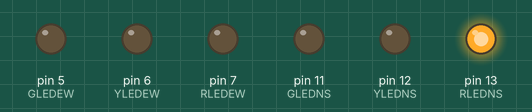
Simulated run of this sketch. Board: Arduino Uno, built with avr-gcc and run on an emulated ATmega328P. Shown: output pins drawn as LEDs (lit = HIGH).

Above: at 0.15 s.
At 2.0 s:
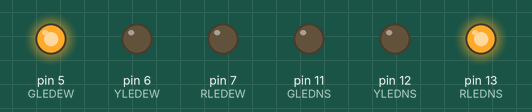
At 4.5 s:
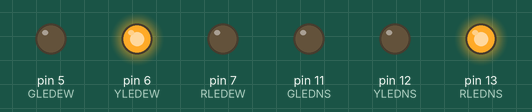
At 5.45 s:
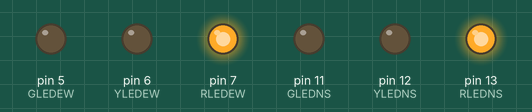
At 8.9 s:
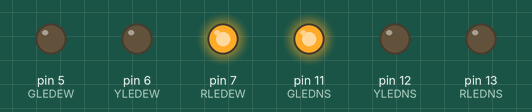
At 11.4 s:
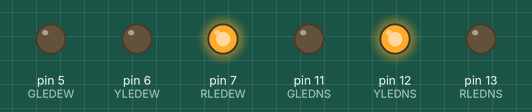
Timing chart, 0 to 15.9 s (numbered marks = the images above):
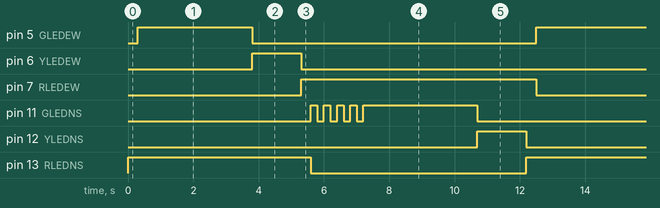

The sketch:

Traffic_light.ino
```cpp
//*************************************************************
//    This program is use to show the steps of Traffic Light.
//            By Siyan Zhang @ George Brown College
//                        ID 100757256
//                      Data 2012-09-21
//*************************************************************

#define RLEDNS 13  //Define the North-Sourth Red Light
#define YLEDNS 12
#define GLEDNS 11

#define RLEDEW 7
#define YLEDEW 6
#define GLEDEW 5

int RT = 5000;  //Define time of Red Light
int GT = 3500;
int YT = 1500;

void setup()
{
  pinMode(RLEDNS,OUTPUT);  //Config pins mode
  pinMode(YLEDNS,OUTPUT);
  pinMode(GLEDNS,OUTPUT);

  pinMode(RLEDEW,OUTPUT);
  pinMode(YLEDEW,OUTPUT);
  pinMode(GLEDEW,OUTPUT);
}

void loop()
{
  digitalWrite(RLEDNS,HIGH);
  delay(300);  //This delay means the length of two Red Light lit at same time.
  digitalWrite(RLEDEW,LOW);  //To make a perfect cycle, I need to tern off East-West Red Lightwhich was turn on in previous cycle.
  digitalWrite(GLEDEW,HIGH);
  delay(GT);
  digitalWrite(GLEDEW,LOW);
  digitalWrite(YLEDEW,HIGH);
  delay(YT);
  digitalWrite(YLEDEW,LOW);
  digitalWrite(RLEDEW,HIGH);
  delay(300);  //This delay also means the length of two Red Light lit at same time.

  digitalWrite(RLEDNS,LOW);
  for (int i=1; i<=4; i++ )  //This loop is use to make Green Light Flashing.
  {
    digitalWrite(GLEDNS,HIGH);
    delay(200);
    digitalWrite(GLEDNS,LOW);
    delay(200);
  }
  digitalWrite(GLEDNS,HIGH);
  delay(GT);
  digitalWrite(GLEDNS,LOW);
  digitalWrite(YLEDNS,HIGH);
  delay(YT);
  digitalWrite(YLEDNS,LOW);
}
```

Measured:
- by itself, pin 5 (GLEDEW): alternates HIGH for 3.5 s and LOW for 8.7 s
- by itself, pin 6 (YLEDEW), pin 12 (YLEDNS): alternates HIGH for 1.5 s and LOW for 10.7 s
- by itself, pin 7 (RLEDEW): alternates HIGH for 7.2 s and LOW for 5.0 s
- by itself, pin 11 (GLEDNS): repeats every 12.2 s: 3 × (LOW 0.20 s, HIGH 0.20 s), LOW 0.20 s, HIGH 3.5 s, LOW 7.1 s, HIGH 0.20 s
- by itself, pin 13 (RLEDNS): alternates HIGH for 5.6 s and LOW for 6.6 s
